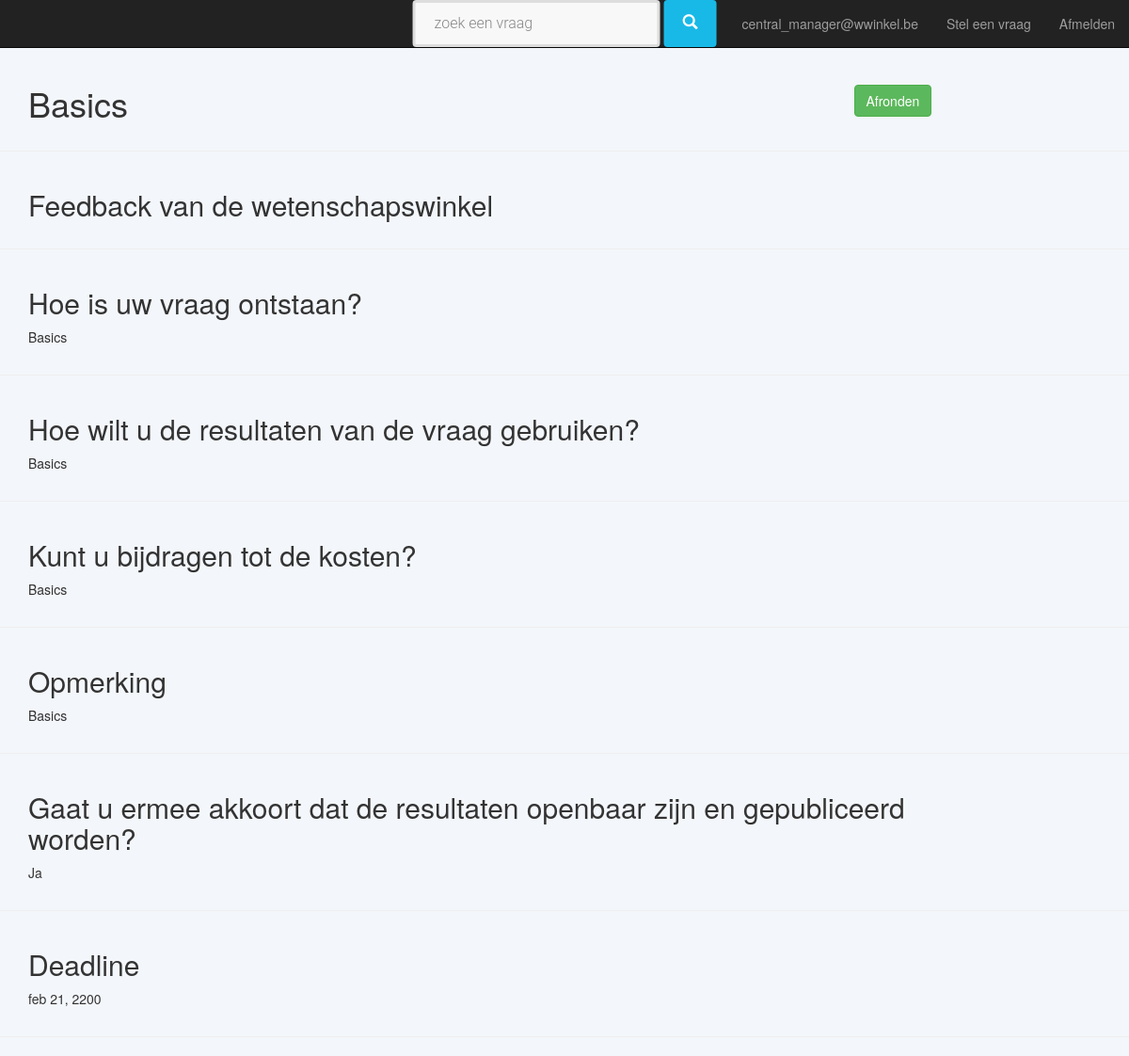
The page /dbwwinkel/detail_organisation/10 (signed in) on the database its author committed.
### custom_users/models.py (models this page shows, shortened)
class AbstractUser(AbstractBaseUser, PermissionsMixin):
    email = models.EmailField(
        _('email address'),
        unique=True,
        error_messages={
            'unique': _('This email is already used.')
        },
    )
    is_staff = models.BooleanField(
        _('staff status'),
        default=False,
        help_text=_('Designates whether the user can log into this admin site.')
    )
    is_active = models.BooleanField(
        _('is active'),
        default=True,
        help_text=_('Designates whether this user should be treated as active. Unselect this instead of deleting accounts.')
    )
    date_joined = models.DateTimeField(_('date joined'), default=timezone.now)
    USERNAME_FIELD = 'email'
    REQUIRED_FIELDS = []
    objects = UserManager()
    class Meta:
        verbose_name = _('user')
        verbose_name_plural = _('users')
        abstract = True

class User(AbstractUser):
    first_name = models.CharField(_('first name'), max_length=50, null=True)
    last_name = models.CharField(_('last name'), max_length=50, null=True)
    telephone = models.PositiveIntegerField(_('telephone number'), null=True)
    gsm = models.PositiveIntegerField(_('gsm number'), null=True)
    def is_manager(self):
        return ManagerUser.objects.filter(id=self.id).exists()

### dbwwinkel/models.py (models this page shows, shortened)
class Question(models.Model):
    question_text = models.TextField()
    reason = models.TextField()
    purpose = models.TextField()
    own_contribution = models.TextField()
    remarks = models.TextField(blank=True)
    internal_remarks = models.TextField(blank=True)
    how_know_WW = models.TextField(blank=True)  # TODO: Add model with values like question_anonymized.xlsx.questionknowfrom
    deadline = models.DateField(blank=True, null=True)
    public = models.BooleanField()
    creation_date = models.DateTimeField(default=timezone.now)
    active = models.BooleanField(default=True)
    state = models.ForeignKey(State)
    region = models.ManyToManyField(Region)
    organisation = models.ForeignKey(Organisation)
    keyword = models.ManyToManyField(Keyword)
    question_subject = models.ManyToManyField(QuestionSubject, blank=True)
    study_field = models.ManyToManyField(StudyField, blank=True)
    def get_state_name(self):
        return self.state
    state_name = property(get_state_name)
    class Meta:
        default_permissions = ('add', 'delete')
        permissions = (
            ('view_draft_question', _('Can view draft question')),
            ('edit_draft_question', _('Can edit draft question')),
            ('view_in_progress_central_question', _('Can view in progress question central')),
            ('edit_in_progress_central_question', _('Can edit in progress question central')),
            ('view_processed_central_question', _('Can view processed question central')),
            ('edit_processed_central_question', _('Can edit processed question central')),
            ('view_in_progress_regional_question', _('Can view in progress question regional')),
            ('edit_in_progress_regional_question', _('Can edit in progress question regional')),
            ('edit_public_question', _('Can edit public question')),
            ('edit_reserved_question', _('Can edit reserved question')),
            ('view_ongoing_question', _('Can view ongoing question')),
            ('edit_ongoing_question', _('Can edit ongoing question')),
            ('edit_finished_question', _('Can edit finished question')),
            ('view_denied_question', _('Can view denied question')),
            ('edit_denied_question', _('Can edit denied question')),
            ('view_revoked_question', _('Can view revoked question')),
            ('edit_revoked_question', _('Can edit revoked question')),
        )

### dbwwinkel/views.py (the view)
# urls.py: url(r'^detail_organisation/(?P<question_id>[0-9]+)', views.detail, name='detail_organisation'),
def detail(request, question_id):
    question = Question.objects.get(id=question_id)
    if request.user.is_authenticated == False: # Then the user is a student
        return student_detail(request, question)
    elif OrganisationUser.objects.filter(id = request.user.id).exists():
        organisation = (OrganisationUser.objects.get(id = request.user.id)).organisation
        if organisation == question.organisation:
            return organisation_detail(request, question)
    elif request.user.is_manager():
        user = ManagerUser.objects.get(id=request.user.id)
        if user.region.filter(region=Region.CENTRAL_REGION).exists():
            return central_detail(request, question)
        elif not set(user.region.all()).isdisjoint(question.region.all()):
            return regional_detail(request, question)
    context = {'question': question,
               'question_id': question_id}
    return render(request, 'dbwwinkel/detail_question/detail_question_base.html', context)

### dbwwinkel/views.py (called while the page is built)
def regional_detail(request, question):
    context = {'question': question}
    return render(request, 'dbwwinkel/detail_question/regional_unit.html',context)

### dbwwinkel/templates/dbwwinkel/detail_question/regional_unit.html (shortened to what this page needs)
{% extends 'dbwwinkel/detail_question/detail_question_base.html' %}
{% block options %}
    {% if question.state.state == 6 %}
        <a class="btn btn-success pull-down" href = "{% url 'round_up_question' question.id %}">Afronden</a>
    {% endif %}
{% endblock %}

### dbwwinkel/templates/dbwwinkel/detail_question/detail_question_base.html (shortened to what this page needs)
{% extends "base/base.html" %}
{% load cms_tags menu_tags sekizai_tags staticfiles %}
{% block content %}
    <div class = "container">
        <div class="row">
            <div class = "col-md-9">
                <h1>{{ question.question_text }}</h1>
                </div>
            <div class = "col-md-3">
                <br>
                {% block options %}
                {% endblock %}
            </div>
        </div>
    </div>
    <hr />
       <div class = "container">
        <div class="row">
            <div class = "col-md-11">
                <h2>Feedback van de wetenschapswinkel</h2>
            </div>
        </div>
    </div>
    <hr/>
    <div class = "container">
        <div class="row">
            <div class = "col-md-11">
                <h2>Hoe is uw vraag ontstaan?</h2>
                <p>{{ question.reason }}</p>
            </div>
        </div>
    </div>
    <hr />
    <div class = "container">
        <div class="row">
            <div class = "col-md-11">
                <h2>Hoe wilt u de resultaten van de vraag gebruiken?</h2>
                <p>{{ question.purpose }}</p>
            </div>
        </div>
    </div>
    <hr/>
        <div class = "container">
        <div class="row">
            <div class = "col-md-11">
                <h2>Kunt u bijdragen tot de kosten?</h2>
                <p>{{ question.own_contribution }}</p>
            </div>
        </div>
    </div>
    <hr/>
       <div class = "container">
        <div class="row">
            <div class = "col-md-11">
                <h2>Opmerking</h2>
                <p>{{ question.remarks }}</p>
            </div>
        </div>
    </div>
    <hr/>
       <div class = "container">
        <div class="row">
            <div class = "col-md-11">
                <h2>Gaat u ermee akkoort dat de resultaten openbaar zijn en gepubliceerd worden?</h2>
                {% if question.public is True  %}
                <p>Ja</p>
                {% else %}
                <p>Nee</p>
                {% endif %}
            </div>
        </div>
    </div>
    <hr/>
    <div class = "container">
        <div class="row">
            <div class = "col-md-11">
                <h2>Deadline</h2>
                <p>{{ question.deadline }}</p>
            </div>
        </div>
    </div>
    <hr/>
{% endblock %}

### templates/base/base.html (shortened to what this page needs)
{% load cms_tags sekizai_tags static menu_tags  %}
<!doctype html>
<html>
    <head>
    <link rel="stylesheet" href="{% static 'dbwwinkel/css/bootstrap.css' %}">
    <link rel="stylesheet" href="{% static 'dbwwinkel/css/wwinkel.css' %} ">
    </head>
    <body>
        <nav class="navbar navbar-t navbar-inverse bg-inverse navbar-fixed-top">
             <ul class = "nav navbar-nav navbar-center">
              <li class="nav-item">
                 <form action =  "{% url 'list_questions'  %} " method="get" accept-charset="utf-8" >
                    <div class ="form-inline">
                    <input type ="text" placeholder="zoek een vraag" name="search_text">
                    <button type="submit" class="btn btn-default">
                        <i class ="glyphicon glyphicon-search"></i>
                        </button>
                    </div>
                    </form>
                </li>
            </ul>
            <ul class="nav navbar-nav navbar-right">
                {% if user.is_authenticated %}
                    <li>
                        <p class ="navbar-text">{{ user.email }}</p>
                    </li>
                    <li class="nav-item">
                        <a href="{% url 'register_question' %}">Stel een vraag</a>
                    </li>
                    <li class="nav-item">
                    <a href="{% url 'logout' %}">Afmelden</a>
                    </li>
                {% endif %}
            </ul>
</nav>
           {% block content %}{% endblock content %}
    </body>
</html>

### dbwwinkel/static/dbwwinkel/css/wwinkel.css (style rules this page uses)
body { background-color: #F3F6FA; padding-top: 70px; }
input[type="text"], input[type="password"], input[type= "number"], input[type = "email"], input[type = "tel"], input[type = "url"], input[type = "date"], textarea,select.form-control { height: 50px; margin: 0; padding: 0 20px; vertical-align: middle; background: #f8f8f8; border: 3px solid #ddd; font-family: 'Roboto', sans-serif; font-size: 16px; font-weight: 300; line-height: 50px; color: #888; -moz-border-radius: 4px; -webkit-border-radius: 4px; border-radius: 4px; -moz-box-shadow: none; -webkit-box-shadow: none; box-shadow: none; -o-transition: all .3s; -moz-transition: all .3s; -webkit-transition: all .3s; -ms-transition: all .3s; transition: all .3s; }
button.btn { height: 50px; margin: 0; padding: 0 20px; vertical-align: middle; background: #19b9e7; border: 0; font-family: 'Roboto', sans-serif; font-size: 16px; font-weight: 300; line-height: 50px; color: #fff; -moz-border-radius: 4px; -webkit-border-radius: 4px; border-radius: 4px; text-shadow: none; -moz-box-shadow: none; -webkit-box-shadow: none; box-shadow: none; -o-transition: all .3s; -moz-transition: all .3s; -webkit-transition: all .3s; -ms-transition: all .3s; transition: all .3s; }
.navbar-nav.navbar-right:last-child { margin-right: 0; }
@media (min-width: 768px) { .navbar-nav.navbar-center { position: absolute; left: 50%; transform: translatex(-50%); } }

### rows shown on the page
User: email "central_manager@wwinkel.be"
Question: question_text "Basics", reason "Basics", purpose "Basics", own_contribution "Basics", remarks "Basics", deadline "feb 21, 2200"
